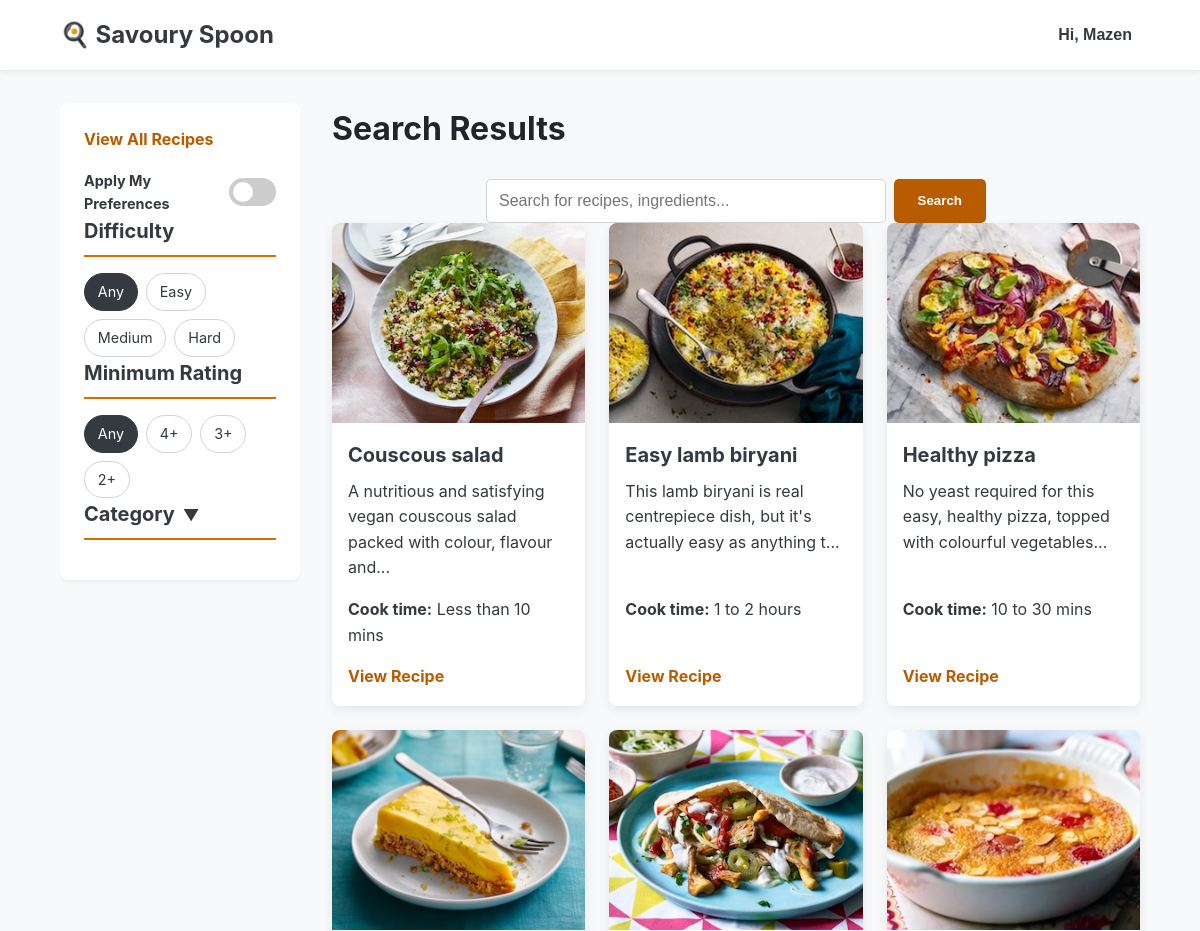
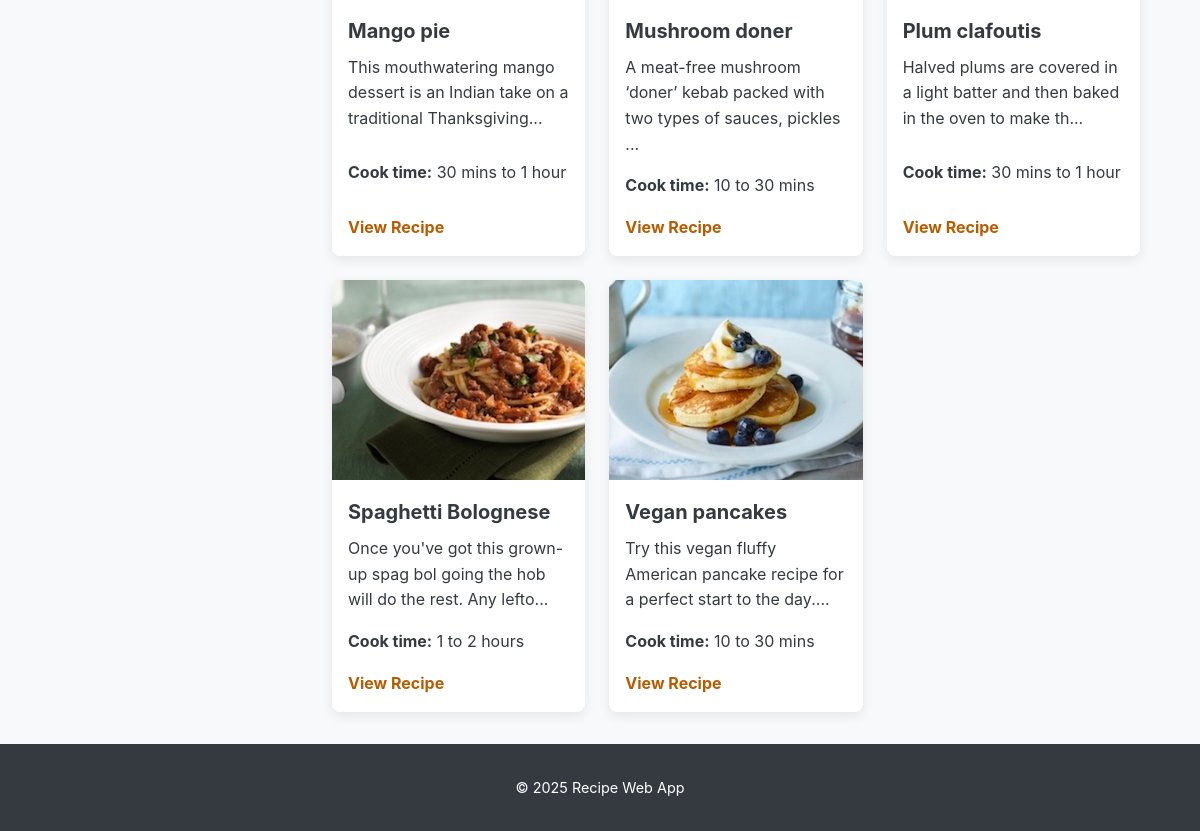
Screenshot of /results.php (signed in) with the database file from the repository (2 pictures, top to bottom).
### tables this page shows
CREATE TABLE `users` (
  `id` int(11) NOT NULL AUTO_INCREMENT,
  `name` varchar(100) NOT NULL,
  `email` varchar(255) NOT NULL,
  `password_hash` varchar(255) NOT NULL,
  `created_at` timestamp NOT NULL DEFAULT current_timestamp(),
  PRIMARY KEY (`id`),
  UNIQUE KEY `email` (`email`)
);

CREATE TABLE `recipes` (
  `id` int(11) NOT NULL AUTO_INCREMENT,
  `title` varchar(200) NOT NULL,
  `summary` text DEFAULT NULL,
  `difficulty` enum('Easy','Medium','Hard') DEFAULT 'Easy',
  `prep_time` varchar(50) DEFAULT NULL,
  `cook_time` varchar(50) DEFAULT NULL,
  `image_url` varchar(255) DEFAULT NULL,
  PRIMARY KEY (`id`),
  FULLTEXT KEY `ft_recipes_title_summary` (`title`,`summary`)
);

### src/config.php (called while the page is built, shortened)
<?php
$env = getenv('APP_ENV') ?: 'dev';
$dbHost    = getenv('DB_HOST') ?: '127.0.0.1';
$dbPort    = (int) (getenv('DB_PORT') ?: 3306);
$dbName    = getenv('DB_NAME') ?: 'Recipe_web_app';
$dbUser    = getenv('DB_USER') ?: 'root';
$dbPass    = getenv('DB_PASS') ?: '';
$dbCharset = 'utf8mb4';
$baseFromEnv = getenv('APP_BASE_URL');
if ($baseFromEnv !== false && $baseFromEnv !== '') {
    $baseUrl = rtrim($baseFromEnv, '/');
} else {
    $scriptName     = $_SERVER['SCRIPT_NAME'] ?? '';
    $detected = rtrim(dirname($scriptName), '/\\');
    $baseUrl = str_replace('/public', '', $detected);
}
$forceSecureCookies = (bool) (getenv('FORCE_SECURE_COOKIES') ?: false);
return [
    'env' => $env,
    'db'  => [
        'host'    => $dbHost,
        'port'    => $dbPort,
        'name'    => $dbName,
        'user'    => $dbUser,
        'pass'    => $dbPass,
        'charset' => $dbCharset,
    ],
    'app' => [
        'base_url'            => $baseUrl,
        'force_secure_cookies'=> $forceSecureCookies,
    ],
];

### src/includes/utils.php (called while the page is built, shortened)
<?php
function e(string $s): string { return htmlspecialchars($s, ENT_QUOTES, 'UTF-8'); }

### src/includes/auth.php (called while the page is built, shortened)
<?php
function current_user_id(): ?int {
    return $_SESSION['user_id'] ?? null;
}

### public/results.php (the view, shortened to what this page needs)
<?php
require_once __DIR__ . '/../src/includes/header.php';
$search_term = trim($_GET['q'] ?? '');
$params = [];
$sql = "
    SELECT
        r.id, r.title, r.summary, r.cook_time, r.image_url, r.difficulty,
        (SELECT AVG(overall) FROM ratings WHERE recipe_id = r.id) as avg_rating
    FROM recipes r
    LEFT JOIN recipe_categories rc ON r.id = rc.recipe_id
    LEFT JOIN recipe_ingredients ri ON r.id = ri.recipe_id
    LEFT JOIN ingredients i ON ri.ingredient_id = i.id
";
$sql .= " GROUP BY r.id";
$sql .= " ORDER BY r.title";
$stmt = $pdo->prepare($sql);
$stmt->execute($params);
$results = $stmt->fetchAll();
?>
<div class="main-layout">
    <?php require_once __DIR__ . '/../src/includes/sidebar.php'; ?>
    <div class="content-area">
        <section class="search-header">
            <h2>Search Results</h2>
            <form action="results.php" method="get" class="search-bar">
                <input type="text" name="q" value="<?= e($search_term) ?>" placeholder="Search for recipes, ingredients...">
                <button type="submit">Search</button>
            </form>
        </section>
        <?php if ($results): ?>
            <div class="recipe-grid">
            <?php foreach ($results as $recipe): ?>
                <article class="recipe-card">
                    <?php if (!empty($recipe['image_url'])):
                        $thumb_url = str_replace('.jpg', '_thumb.jpg', $recipe['image_url']);
                    ?>
                        <img src="<?= e($base_url . '/public' . $thumb_url) ?>" alt="<?= e($recipe['title']) ?>" class="recipe-card-image" loading="lazy" width="400" height="225">
                    <?php endif; ?>
                    <div class="recipe-card-content">
                        <h3><?= e($recipe['title']) ?></h3>
                        <p><?= e(substr($recipe['summary'] ?? '', 0, 80)) ?>...</p>
                        <p class="recipe-card-time"><strong>Cook time:</strong> <?= e($recipe['cook_time']) ?></p>
                        <a href="recipe.php?id=<?= e((string)$recipe['id']) ?>" class="button-link">View Recipe</a>
                    </div>
                </article>
            <?php endforeach; ?>
            </div>
        <?php else: ?>
            <p>No recipes found matching your criteria. Try adjusting your search or filters.</p>
        <?php endif; ?>
    </div>
</div>
<?php require_once __DIR__ . '/../src/includes/footer.php'; ?>

### src/includes/header.php (shortened to what this page needs)
<?php
require_once __DIR__ . '/auth.php';
require_once __DIR__ . '/utils.php';
require_once __DIR__ . '/db.php';
$cfg = require __DIR__ . '/../config.php';
$base_url = e($cfg['app']['base_url'] ?? '');
$current_user_id = current_user_id();
$current_user_name = null;
if ($current_user_id) {
    try {
        $stmt = $pdo->prepare("SELECT name FROM users WHERE id = ?");
        $stmt->execute([$current_user_id]);
        $user = $stmt->fetch();
        if ($user) {
            $current_user_name = $user['name'];
        }
    } catch (PDOException $e) {  }
}
?>
<!doctype html>
<html lang="en-GB">
<head>
    <link rel="stylesheet" href="<?= $base_url ?>/public/assets/css/style.css">
</head>
<body>
<header class="site-header">
    <div class="container header-container">
        <a class="brand" href="<?= $base_url ?>/public/index.php">🍳 Savoury Spoon</a>
        <nav id="primary-navigation" class="primary-navigation">
            <?php if ($current_user_id && $current_user_name): ?>
                <div class="user-menu">
                    <button class="user-menu-button" aria-haspopup="true" aria-expanded="false">
                        Hi, <?= e(explode(' ', $current_user_name)[0]) ?>
                    </button>
                </div>
            <?php endif; ?>
        </nav>
    </div>
</header>
<main id="main" class="container" tabindex="-1">

### public/assets/css/style.css (style rules this page uses)
* { margin: 0; padding: 0; box-sizing: border-box; }
body { font-family: -apple-system, BlinkMacSystemFont, "Segoe UI", Roboto, Helvetica, Arial, sans-serif, "Apple Color Emoji", "Segoe UI Emoji", "Segoe UI Symbol"; line-height: 1.6; background: #f8f9fa; color: #343a40; display: flex; flex-direction: column; min-height: 100vh; }
.container { width: 90%; max-width: 1200px; margin: 0 auto; }
.site-header { background: #fff; padding: 1rem 0; box-shadow: 0 2px 4px rgba(0, 0, 0, 0.05); border-bottom: 1px solid #e9ecef; position: sticky; top: 0; z-index: 100; }
.header-container { display: flex; justify-content: space-between; align-items: center; }
.brand { font-size: 1.5rem; font-weight: bold; color: #343a40; text-decoration: none; transition: color 0.2s; }
.primary-navigation { display: flex; align-items: center; }
.user-menu { position: relative; }
.user-menu-button { background: none; border: none; font-size: 1rem; font-weight: 600; color: #343a40; cursor: pointer; padding: 0.5rem; }
main { flex: 1; padding: 2rem 0; }
h2 { margin-bottom: 1.5rem; color: #212529; font-size: 2rem; }
.search-bar { display: flex; justify-content: center; gap: 0.5rem; max-width: 500px; margin: 0 auto; }
.search-bar input { padding: 0.75rem; flex: 1; border: 1px solid #ced4da; border-radius: 5px; font-size: 1rem; }
.search-bar button { padding: 0.75rem 1.5rem; border: none; background: #B95C00; color: #fff; font-weight: bold; border-radius: 5px; cursor: pointer; transition: background 0.3s; }
.main-layout { display: grid; grid-template-columns: 1fr; gap: 2rem; }
@media (min-width: 900px) { .main-layout { grid-template-columns: 240px 1fr; } }
.recipe-grid { display: grid; grid-template-columns: 1fr; gap: 1.5rem; }
@media (min-width: 600px) { .recipe-grid { grid-template-columns: repeat(2, 1fr); } }
@media (min-width: 1024px) { .recipe-grid { grid-template-columns: repeat(3, 1fr); } }
.recipe-card { background: #fff; border-radius: 8px; box-shadow: 0 4px 12px rgba(0, 0, 0, 0.08); transition: transform 0.2s, box-shadow 0.2s; display: flex; flex-direction: column; }
.recipe-card-image { width: 100%; height: 200px; object-fit: cover; border-top-left-radius: 8px; border-top-right-radius: 8px; }
.recipe-card-content { padding: 1rem; flex-grow: 1; display: flex; flex-direction: column; }
.recipe-card h3 { margin-bottom: 0.5rem; font-size: 1.25rem; }
.recipe-card p { flex-grow: 1; margin-bottom: 1rem; }
.button-link { display: inline-block; margin-top: auto; color: #B95C00; font-weight: bold; text-decoration: none; }

### rows the page displays
users: name "Mazen"
recipes: shows a picture, title "Couscous salad", summary "A nutritious and satisfying vegan couscous salad packed with colour, flavour and", cook_time "Less than 10 mins"
recipes: shows a picture, title "Easy lamb biryani", summary "This lamb biryani is real centrepiece dish, but it's actually easy as anything t", cook_time "1 to 2 hours"
recipes: shows a picture, title "Healthy pizza", summary "No yeast required for this easy, healthy pizza, topped with colourful vegetables", cook_time "10 to 30 mins"
recipes: shows a picture, title "Mango pie", summary "This mouthwatering mango dessert is an Indian take on a traditional Thanksgiving", cook_time "30 mins to 1 hour"
recipes: shows a picture, title "Mushroom doner", summary "A meat-free mushroom ‘doner’ kebab packed with two types of sauces, pickles", cook_time "10 to 30 mins"
recipes: shows a picture, title "Plum clafoutis", summary "Halved plums are covered in a light batter and then baked in the oven to make th", cook_time "30 mins to 1 hour"
recipes: shows a picture, title "Spaghetti Bolognese", summary "Once you've got this grown-up spag bol going the hob will do the rest. Any lefto", cook_time "1 to 2 hours"
recipes: shows a picture, title "Vegan pancakes", summary "Try this vegan fluffy American pancake recipe for a perfect start to the day.", cook_time "10 to 30 mins"
